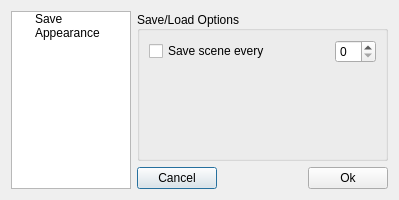
<?xml version="1.0" encoding="UTF-8"?>
<ui version="4.0">
 <class>optionDialog</class>
 <widget class="QDialog" name="optionDialog">
  <property name="geometry">
   <rect>
    <x>0</x>
    <y>0</y>
    <width>399</width>
    <height>200</height>
   </rect>
  </property>
  <property name="windowTitle">
   <string>Option</string>
  </property>
  <layout class="QGridLayout" name="gridLayout_2">
   <item row="0" column="0" rowspan="2">
    <widget class="QTreeWidget" name="treeWidget">
     <property name="maximumSize">
      <size>
       <width>120</width>
       <height>16777215</height>
      </size>
     </property>
     <attribute name="headerVisible">
      <bool>false</bool>
     </attribute>
     <attribute name="headerVisible">
      <bool>false</bool>
     </attribute>
     <column>
      <property name="text">
       <string>Options</string>
      </property>
     </column>
     <item>
      <property name="text">
       <string>Save</string>
      </property>
      <property name="icon">
       <iconset>
        <normaloff>:/new/prefix1/1294937325_Gnome-Document-Save-64.png</normaloff>:/new/prefix1/1294937325_Gnome-Document-Save-64.png</iconset>
      </property>
     </item>
     <item>
      <property name="text">
       <string>Appearance</string>
      </property>
     </item>
    </widget>
   </item>
   <item row="0" column="1">
    <widget class="QGroupBox" name="groupBox">
     <property name="title">
      <string>Save/Load Options</string>
     </property>
     <property name="alignment">
      <set>Qt::AlignLeading|Qt::AlignLeft|Qt::AlignVCenter</set>
     </property>
     <property name="flat">
      <bool>false</bool>
     </property>
     <property name="checkable">
      <bool>false</bool>
     </property>
     <layout class="QGridLayout" name="gridLayout">
      <item row="0" column="0">
       <layout class="QVBoxLayout" name="verticalLayout_2">
        <item>
         <layout class="QVBoxLayout" name="verticalLayout">
          <item>
           <layout class="QHBoxLayout" name="horizontalLayout">
            <item>
             <widget class="QCheckBox" name="savecheckBox">
              <property name="text">
               <string>Save scene every</string>
              </property>
             </widget>
            </item>
            <item>
             <spacer name="horizontalSpacer_2">
              <property name="orientation">
               <enum>Qt::Horizontal</enum>
              </property>
              <property name="sizeHint" stdset="0">
               <size>
                <width>40</width>
                <height>20</height>
               </size>
              </property>
             </spacer>
            </item>
            <item>
             <widget class="QSpinBox" name="savespinBox"/>
            </item>
           </layout>
          </item>
          <item>
           <spacer name="horizontalSpacer">
            <property name="orientation">
             <enum>Qt::Horizontal</enum>
            </property>
            <property name="sizeHint" stdset="0">
             <size>
              <width>40</width>
              <height>20</height>
             </size>
            </property>
           </spacer>
          </item>
         </layout>
        </item>
        <item>
         <spacer name="verticalSpacer">
          <property name="orientation">
           <enum>Qt::Vertical</enum>
          </property>
          <property name="sizeHint" stdset="0">
           <size>
            <width>20</width>
            <height>40</height>
           </size>
          </property>
         </spacer>
        </item>
       </layout>
      </item>
     </layout>
    </widget>
   </item>
   <item row="1" column="1">
    <layout class="QHBoxLayout" name="horizontalLayout_2">
     <item>
      <widget class="QPushButton" name="cancelpushButton">
       <property name="text">
        <string>Cancel</string>
       </property>
      </widget>
     </item>
     <item>
      <spacer name="horizontalSpacer_3">
       <property name="orientation">
        <enum>Qt::Horizontal</enum>
       </property>
       <property name="sizeHint" stdset="0">
        <size>
         <width>40</width>
         <height>20</height>
        </size>
       </property>
      </spacer>
     </item>
     <item>
      <widget class="QPushButton" name="okpushButton">
       <property name="text">
        <string>Ok</string>
       </property>
      </widget>
     </item>
    </layout>
   </item>
  </layout>
 </widget>
 <resources/>
 <connections/>
</ui>
